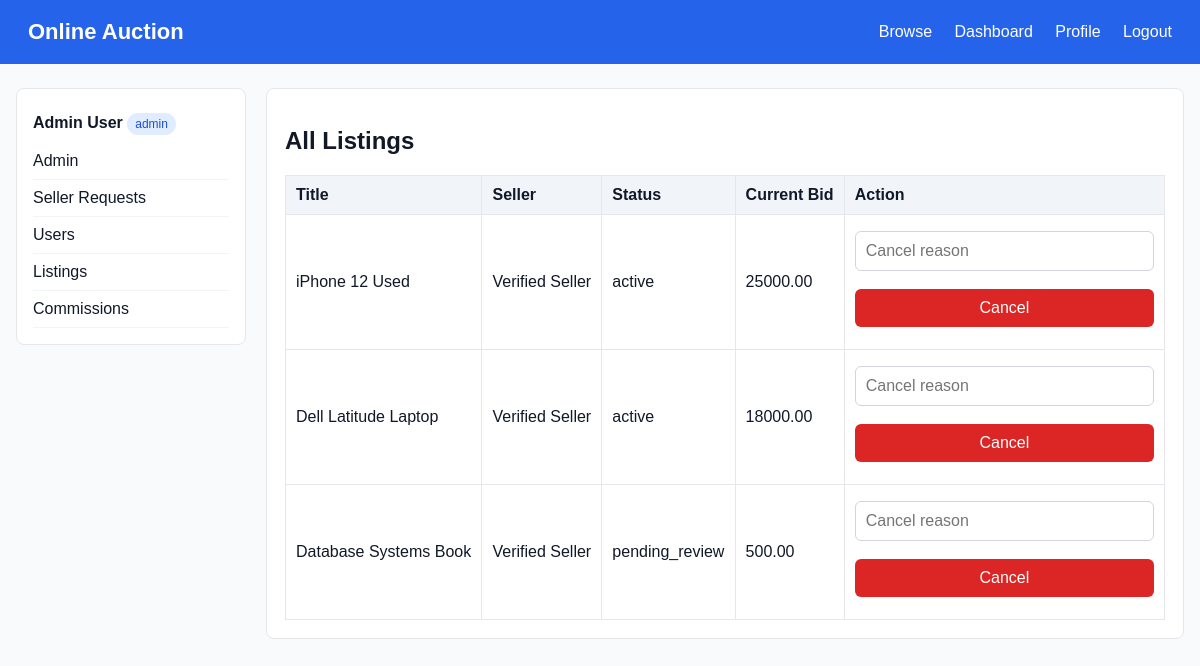
Page /index.php?page=admin_listings (signed in) on the committed database.
### tables this page shows
CREATE TABLE listings (
    id INT AUTO_INCREMENT PRIMARY KEY,
    seller_id INT NOT NULL,
    category_id INT NOT NULL,
    title VARCHAR(200) NOT NULL,
    description TEXT NOT NULL,
    `condition` ENUM('new','like_new','good','fair') NOT NULL,
    starting_price DECIMAL(10,2) NOT NULL,
    reserve_price DECIMAL(10,2) NULL,
    current_bid DECIMAL(10,2) DEFAULT 0.00,
    end_datetime DATETIME NOT NULL,
    status ENUM('pending_review','active','ended','cancelled','rejected') DEFAULT 'pending_review',
    winner_bid_id INT NULL,
    rejection_reason TEXT,
    cancel_reason TEXT,
    is_featured TINYINT(1) DEFAULT 0,
    created_at TIMESTAMP DEFAULT CURRENT_TIMESTAMP,
    FOREIGN KEY (seller_id) REFERENCES users(id),
    FOREIGN KEY (category_id) REFERENCES categories(id)
);

CREATE TABLE users (
    id INT AUTO_INCREMENT PRIMARY KEY,
    name VARCHAR(100) NOT NULL,
    email VARCHAR(150) NOT NULL UNIQUE,
    password_hash VARCHAR(255) NOT NULL,
    phone VARCHAR(30),
    bio TEXT,
    profile_pic VARCHAR(255),
    role ENUM('buyer','seller','moderator','admin') NOT NULL DEFAULT 'buyer',
    seller_verified TINYINT(1) NOT NULL DEFAULT 0,
    is_active TINYINT(1) NOT NULL DEFAULT 1,
    reputation_score DECIMAL(3,2) NOT NULL DEFAULT 0.00,
    created_at TIMESTAMP DEFAULT CURRENT_TIMESTAMP
);

### app/models/functions.php (called while the page is built, shortened)
<?php
function db_rows(mysqli $conn, string $sql, string $types = '', array $params = []): array {
    $stmt = mysqli_prepare($conn, $sql);
    mysqli_stmt_execute($stmt);
    $result = mysqli_stmt_get_result($stmt);
    return $result ? mysqli_fetch_all($result, MYSQLI_ASSOC) : [];
}
function render_view(string $view, array $data = []): void {
    extract($data);
    $viewFile = __DIR__ . '/../views/' . $view . '.php';
    require __DIR__ . '/../views/layouts/header.php';
    require $viewFile;
    require __DIR__ . '/../views/layouts/footer.php';
}
function listing_all_admin(mysqli $conn, string $status = ''): array { return $status ? db_rows($conn, 'SELECT l.*, u.name seller_name, c.name category_name FROM listings l JOIN users u ON u.id=l.seller_id JOIN categories c ON c.id=l.category_id WHERE l.status=? ORDER BY l.created_at DESC', 's', [$status]) : db_rows($conn, 'SELECT l.*, u.name seller_name, c.name category_name FROM listings l JOIN users u ON u.id=l.seller_id JOIN categories c ON c.id=l.category_id ORDER BY l.created_at DESC'); }
?>

### app/controllers/functions.php (called while the page is built, shortened)
<?php
require_once __DIR__ . '/../models/functions.php';
function admin_listings(mysqli $conn): void { require_role('admin'); if ($_SERVER['REQUEST_METHOD'] === 'POST') listing_set_status($conn, (int)$_POST['listing_id'], 'cancelled', trim($_POST['reason'])); $rows = listing_all_admin($conn, $_GET['status'] ?? ''); render_view('admin/listings', compact('rows')); }
?>

### config/helpers.php (called while the page is built, shortened)
<?php
function e($value) {
    return htmlspecialchars((string)$value, ENT_QUOTES, 'UTF-8');
}
?>

### app/views/admin/listings.php (the view)
<div class="card"><h1>All Listings</h1><table><tr><th>Title</th><th>Seller</th><th>Status</th><th>Current Bid</th><th>Action</th></tr><?php foreach($rows as $r): ?><tr><td><?= e($r['title']) ?></td><td><?= e($r['seller_name']) ?></td><td><?= e($r['status']) ?></td><td><?= e($r['current_bid']) ?></td><td><form method="post"><input type="hidden" name="listing_id" value="<?= $r['id'] ?>"><input name="reason" placeholder="Cancel reason"><button class="danger">Cancel</button></form></td></tr><?php endforeach; ?></table></div>

### assets/css/style.css (style rules this page uses)
* { box-sizing:border-box }
body { margin:0;font-family:Arial,Helvetica,sans-serif;background:#f8fafc;color:#111827 }
.card { background:#fff;border:1px solid #e5e7eb;border-radius:8px;padding:18px;margin-bottom:18px }
input,select,textarea,button { width:100%;padding:10px;border:1px solid #d1d5db;border-radius:6px;margin:6px 0 12px;font:inherit }
button,.btn { background:#2563eb;color:#fff;border:0;text-decoration:none;display:inline-block;text-align:center;cursor:pointer }
.btn.danger,button.danger { background:#dc2626 }
table { width:100%;border-collapse:collapse;background:#fff }
th,td { padding:10px;border:1px solid #e5e7eb;text-align:left }
th { background:#f1f5f9 }

### rows in the picture
listings: title "iPhone 12 Used", seller.name "Verified Seller", status "active", current_bid "25000.00"
listings: title "Dell Latitude Laptop", seller.name "Verified Seller", status "active", current_bid "18000.00"
listings: title "Database Systems Book", seller.name "Verified Seller", status "pending_review", current_bid "500.00"

### other values in the picture
$_SESSION['user_name'] "Admin User"
current_role() "admin"
